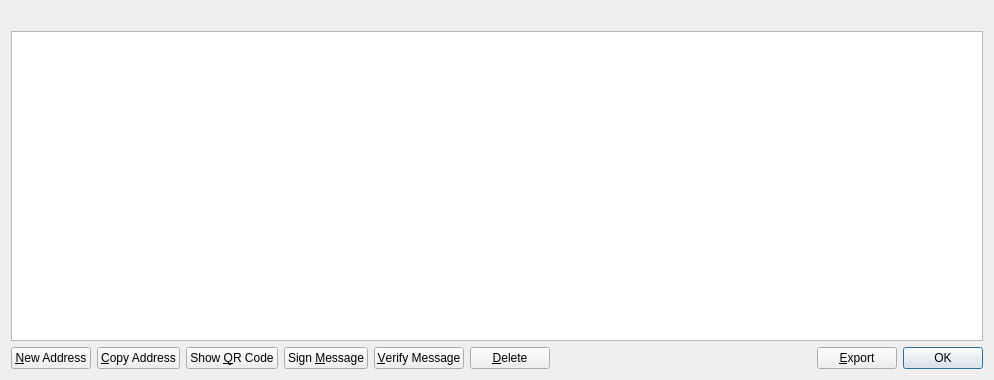
<?xml version="1.0" encoding="UTF-8"?>
<ui version="4.0">
 <class>AddressBookPage</class>
 <widget class="QWidget" name="AddressBookPage">
  <property name="geometry">
   <rect>
    <x>0</x>
    <y>0</y>
    <width>994</width>
    <height>380</height>
   </rect>
  </property>
  <property name="windowTitle">
   <string>Address Book</string>
  </property>
  <layout class="QVBoxLayout" name="verticalLayout">
   <item>
    <widget class="QLabel" name="labelExplanation">
     <property name="textFormat">
      <enum>Qt::PlainText</enum>
     </property>
     <property name="wordWrap">
      <bool>true</bool>
     </property>
    </widget>
   </item>
   <item>
    <widget class="QTableView" name="tableView">
     <property name="contextMenuPolicy">
      <enum>Qt::CustomContextMenu</enum>
     </property>
     <property name="toolTip">
      <string>Double-click to edit address or label</string>
     </property>
     <property name="tabKeyNavigation">
      <bool>false</bool>
     </property>
     <property name="alternatingRowColors">
      <bool>true</bool>
     </property>
     <property name="selectionMode">
      <enum>QAbstractItemView::SingleSelection</enum>
     </property>
     <property name="selectionBehavior">
      <enum>QAbstractItemView::SelectRows</enum>
     </property>
     <property name="sortingEnabled">
      <bool>true</bool>
     </property>
     <attribute name="verticalHeaderVisible">
      <bool>false</bool>
     </attribute>
    </widget>
   </item>
   <item>
    <layout class="QHBoxLayout" name="horizontalLayout">
     <item>
      <widget class="QPushButton" name="newAddress">
       <property name="toolTip">
        <string>Create a new address</string>
       </property>
       <property name="text">
        <string>&amp;New Address</string>
       </property>
       <property name="icon">
        <iconset resource="../bitcoin.qrc">
         <normaloff>:/icons/add</normaloff>:/icons/add</iconset>
       </property>
      </widget>
     </item>
     <item>
      <widget class="QPushButton" name="copyAddress">
       <property name="toolTip">
        <string>Copy the currently selected address to the system clipboard</string>
       </property>
       <property name="text">
        <string>&amp;Copy Address</string>
       </property>
       <property name="icon">
        <iconset resource="../bitcoin.qrc">
         <normaloff>:/icons/editcopy</normaloff>:/icons/editcopy</iconset>
       </property>
      </widget>
     </item>
     <item>
      <widget class="QPushButton" name="showQRCode">
       <property name="text">
        <string>Show &amp;QR Code</string>
       </property>
       <property name="icon">
        <iconset resource="../bitcoin.qrc">
         <normaloff>:/icons/qrcode</normaloff>:/icons/qrcode</iconset>
       </property>
      </widget>
     </item>
     <item>
      <widget class="QPushButton" name="signMessage">
       <property name="toolTip">
        <string>&lt;html&gt;&lt;head/&gt;&lt;body&gt;&lt;p&gt;Sign a message to prove you own a salt. address&lt;/p&gt;&lt;/body&gt;&lt;/html&gt;</string>
       </property>
       <property name="text">
        <string>Sign &amp;Message</string>
       </property>
       <property name="icon">
        <iconset resource="../bitcoin.qrc">
         <normaloff>:/icons/edit</normaloff>:/icons/edit</iconset>
       </property>
      </widget>
     </item>
     <item>
      <widget class="QPushButton" name="verifyMessage">
       <property name="toolTip">
        <string>&lt;html&gt;&lt;head/&gt;&lt;body&gt;&lt;p&gt;Verify a message to ensure it was signed with a specified salt. address&lt;/p&gt;&lt;/body&gt;&lt;/html&gt;</string>
       </property>
       <property name="text">
        <string>&amp;Verify Message</string>
       </property>
       <property name="icon">
        <iconset resource="../bitcoin.qrc">
         <normaloff>:/icons/transaction_0</normaloff>:/icons/transaction_0</iconset>
       </property>
      </widget>
     </item>
     <item>
      <widget class="QPushButton" name="deleteAddress">
       <property name="toolTip">
        <string>Delete the currently selected address from the list</string>
       </property>
       <property name="text">
        <string>&amp;Delete</string>
       </property>
       <property name="icon">
        <iconset resource="../bitcoin.qrc">
         <normaloff>:/icons/remove</normaloff>:/icons/remove</iconset>
       </property>
      </widget>
     </item>
     <item>
      <spacer name="horizontalSpacer">
       <property name="orientation">
        <enum>Qt::Horizontal</enum>
       </property>
       <property name="sizeHint" stdset="0">
        <size>
         <width>40</width>
         <height>20</height>
        </size>
       </property>
      </spacer>
     </item>
     <item>
      <widget class="QPushButton" name="exportButton">
       <property name="toolTip">
        <string>Export the data in the current tab to a file</string>
       </property>
       <property name="text">
        <string>&amp;Export</string>
       </property>
       <property name="icon">
        <iconset resource="../bitcoin.qrc">
         <normaloff>:/icons/export</normaloff>:/icons/export</iconset>
       </property>
      </widget>
     </item>
     <item>
      <widget class="QDialogButtonBox" name="buttonBox">
       <property name="sizePolicy">
        <sizepolicy hsizetype="Maximum" vsizetype="Fixed">
         <horstretch>0</horstretch>
         <verstretch>0</verstretch>
        </sizepolicy>
       </property>
       <property name="standardButtons">
        <set>QDialogButtonBox::Ok</set>
       </property>
      </widget>
     </item>
    </layout>
   </item>
  </layout>
 </widget>
 <resources>
  <include location="../bitcoin.qrc"/>
 </resources>
 <connections/>
</ui>
